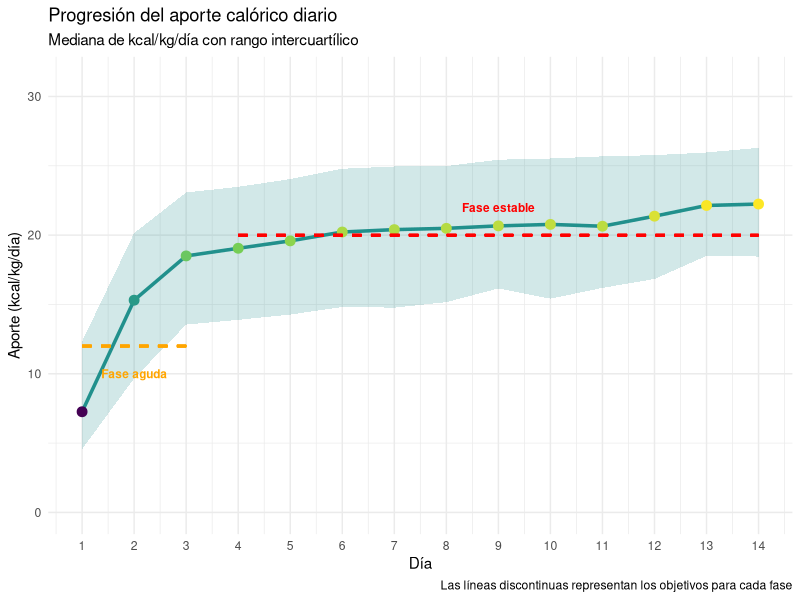
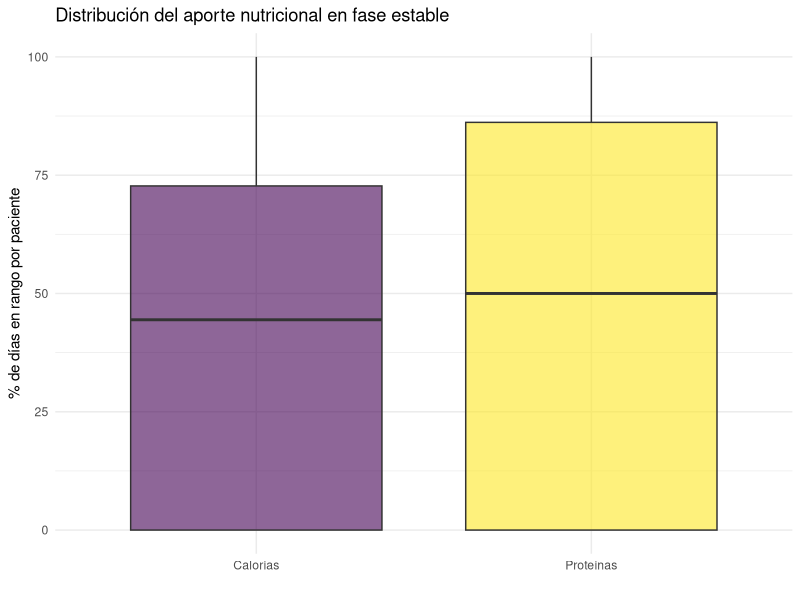
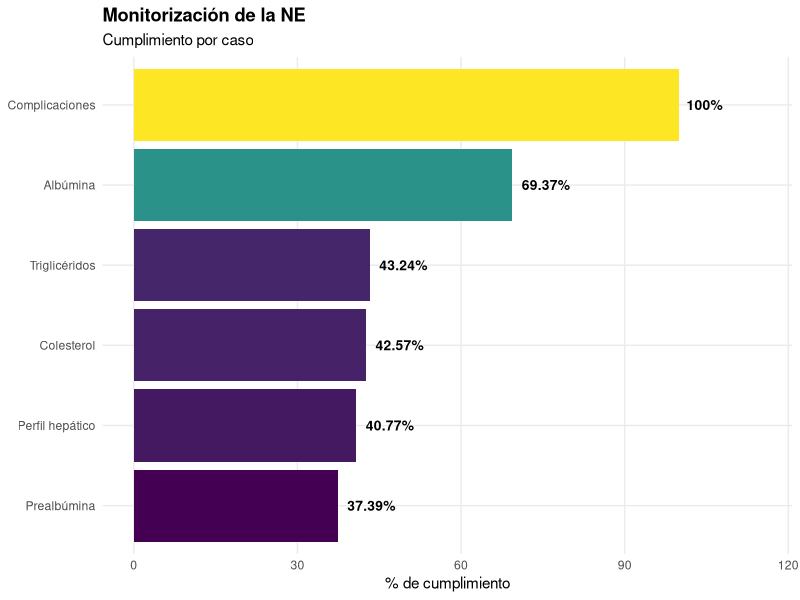

Source code (R) for these figures, in order:
## ---- chunk 1
require(knitr)

opts_chunk$set(echo = FALSE,
               warning = FALSE,
               message = FALSE,
               comment = "", 
               cache = TRUE,
               tidy = TRUE,
               prompt = FALSE,
               tidy.opts = list(width.cutoff = 72),
               fig.width = 7,
               fig.height = 6)

options(width = 75)

Sys.setlocale("LC_TIME", "C")
## ---- chunk 2
# ---- Instalación de paquetes ----
if (!require("haven")) {
  install.packages("haven")
}

library(haven)
library(dplyr)
library(lubridate)
library(knitr)
library(tidyr)
library(ggplot2)
## ---- chunk 3
# ---- Preparación de los datos ----

# Carga de datos
datos <- read_sav("ENPIC_BMI_525.sav")

# Valores faltantes
datos <- datos %>% filter(!is.na(FINICNE2) | !is.na(FINICNPT2))

# Corrección de errores
datos$FINICNPT2[datos$IDICOMEP == 4007] <- 
  datos$FINICNPT2[datos$IDICOMEP == 4007] - lubridate::years(90)

datos$TIPO_SN_Grupo[datos$IDICOMEP == 34006] <- 3
datos$TIPO_SN_Grupo[datos$IDICOMEP == 34007] <- 3
## ---- chunk 4
# ---- I1. Identificación de enfermos en riesgo nutricional ----

resumen_i1 <- datos %>%
  # 1. Filtrado de pacientes con estancia > 48 h
  filter(DIASUCI >= 2) %>% # Todos
  
  # 2. Cálculo del porcentaje y los IC
  summarise(
    Indicador = "1. Riesgo nutricional",
    Numerador = sum(!is.na(NUTRIC_Score)),
    Denominador = n(),
    `Resultado (%)` = round((Numerador / Denominador) * 100, 2),
    `IC 95% (inf – sup)` = 
      sprintf("(%.2f – %.2f)", 
              prop.test(Numerador, Denominador)$conf.int[1] * 100, 
              prop.test(Numerador, Denominador)$conf.int[2] * 100),
    Estándar = "100%"
  )
## ---- chunk 5
# ---- I2. Valoración del estado nutricional ----

resumen_i2 <- datos %>%
  # 1. Filtrado de pacientes con riesgo nutricional (NUTRIC Score > 5)
  filter(NUTRIC_Score >= 5) %>%
  
  # 2. Cálculo del porcentaje y los IC
  summarise(
    Indicador = "2. Estado nutricional",
    Numerador = sum(!is.na(VGSING2)),
    Denominador = n(),
    `Resultado (%)` = round((Numerador / Denominador) * 100, 2),
    `IC 95% (inf – sup)` = 
      sprintf("(%.2f – %.2f)", 
              prop.test(Numerador, Denominador)$conf.int[1] * 100, 
              prop.test(Numerador, Denominador)$conf.int[2] * 100),
    Estándar = "100%"
  )
## ---- chunk 6
# ---- I4. Adecuación del aporte calórico y proteico ----

# Cálculos adicionales
datos <- datos %>%
  mutate(
    # 1. Cálculo del peso ideal y del peso ajustado
    Peso_ideal = 25 * (TALLA^2),
    Peso_ajustado = (PESOACT - Peso_ideal) * 0.33 + Peso_ideal,
    
    # 2. Peso a utilizar según IMC
    Peso_calculo = if_else(BMI < 30, PESOACT, Peso_ajustado),
    
    # 3. Media del aporte calórico los 3 primeros días
    Media_cal_aguda = 
      rowMeans(pick(num_range("CALORIA", 1:3)), na.rm = TRUE) / Peso_calculo,
    
    # 4. Media del aporte calórico a partir del 4º día
    Media_cal_estable = 
      rowMeans(pick(num_range("CALORIA", 4:14)), na.rm = TRUE) / Peso_calculo,
    
    # 3. Media del aporte proteico los 3 primeros días
    Media_prot_aguda = 
      rowMeans(pick(num_range("PROT", 1:3)), na.rm = TRUE) / Peso_calculo,
    
    # 4. Media del aporte proteico a partir del 4º día
    Media_prot_estable = 
      rowMeans(pick(num_range("PROT", 4:14)), na.rm = TRUE) / Peso_calculo
  )

# Aporte calórico
resumen_i4_cal <- datos %>%
  # 1. Filtrado de pacientes con datos en fase estable
  filter(!is.na(Media_cal_estable)) %>%
  
  # 2. Cálculo del porcentaje y los IC
  summarise(
    Indicador = "4a. Aporte calórico",
    Numerador = sum(Media_cal_estable >= 20 & Media_cal_estable <= 30, 
                    na.rm = TRUE),
    Denominador = n(),
    `Resultado (%)` = round((Numerador / Denominador) * 100, 2),
    `IC 95% (inf – sup)` = 
      sprintf("(%.2f – %.2f)", 
              prop.test(Numerador, Denominador)$conf.int[1] * 100, 
              prop.test(Numerador, Denominador)$conf.int[2] * 100),
    Estándar = ">80%"
  )

# Aporte proteico
resumen_i4_prot <- datos %>%
  # 1. Filtrado de pacientes con datos en fase estable
  filter(!is.na(Media_prot_estable)) %>%
  
  # 2. Cálculo del porcentaje y los IC
  summarise(
    Indicador = "4b. Aporte proteico",
    Numerador = sum(Media_prot_estable >= 0.8 * 1.3, na.rm = TRUE),
    Denominador = n(),
    `Resultado (%)` = round((Numerador / Denominador) * 100, 2),
    `IC 95% (inf – sup)` = 
      sprintf("(%.2f – %.2f)", 
              prop.test(Numerador, Denominador, p = 0.8)$conf.int[1] * 100, 
              prop.test(Numerador, Denominador, p = 0.8)$conf.int[2] * 100),
    Estándar = ">80%"
  )

resumen_i4 <- bind_rows(resumen_i4_cal, resumen_i4_prot)
rm(resumen_i4_cal, resumen_i4_prot)
## ---- chunk 7
#' Análisis del error en el aporte nutricional
#' 
#' Clasifica las observaciones en cuatro categorías según un intervalo de
#' referencia y devuelve una tabla formatada con `knitr::kable`.
#'
#' @param datos Un \code{data.frame} o \code{tibble} que contiene los datos.
#' @param columna El nombre de la columna a analizar (sin comillas).
#' @param valor_inf Numérico. Límite inferior del intervalo de referencia.
#' @param valor_sup Numérico. Límite superior del intervalo de referencia.
#' @param etiqueta Cadena de texto (opcional). El nombre de la variable que
#' aparecerá en el título de la tabla. Por defecto es "variable".
#'
#' @returns Una tabla objeto \code{knitr_kable} con el resumen de fercuencias
#' y porcentajes por categoría
#' 
#' @importFrom dplyr %>% filter mutate case_when group_by summarise n
#' @importFrom knitr kable
#' @export
#'
#' @examples
#' \dontrun{
#' # Ejemplo de uso con datos hipotéticos
#' analisis_error(df, media_calorias, 25, 30, "Calorías")
#' }
analisis_error <- function(datos, columna, valor_inf, valor_sup, 
                           etiqueta = "variable") {
  
  # Intervalo de referencia
  intervalo_ref <- paste0(valor_inf, " - ", valor_sup)
  
  error <- datos %>%
    # 1. Filtrado de pacientes con datos en la fase de estudio
    filter(!is.na({{ columna }})) %>%
    
    # 2. Casos de error
    mutate(
      Categoria = case_when(
        {{ columna }} < (0.6 * valor_inf) ~ "Hiponutrición (<60%)",
        {{ columna }} >= (0.6 * valor_inf) & {{ columna }} < (0.8 * valor_inf) ~ 
          "Borderline (60-80%)",
        {{ columna }} >= (0.8 * valor_inf) & {{ columna }} <= (1.1 * valor_sup) ~ 
          "Aporte adecuado (80-110%)",
        {{ columna }} > (1.1 * valor_sup) ~ "Hipernutrición (>110%)"
        ),
    
      Categoria = factor(Categoria, levels = c(
        "Hiponutrición (<60%)",
        "Borderline (60-80%)",
        "Aporte adecuado (80-110%)",
        "Hipernutrición (>110%)"
        ))
      ) %>%
  
    # 3. Resumen
    group_by(Categoria) %>%
    summarise(
      Total_grupo = n(),
      .groups = "drop"
      ) %>%
    mutate(
      Porcentaje = round((Total_grupo / sum(Total_grupo)) * 100, 2)
    )
  
  return(kable(error,
               col.names = c("Categoría", "Nº de pacientes", "%"),
               caption = paste0(
                 "Análisis de: **", etiqueta,
                 "** | Intervalo de referencia: ", intervalo_ref
               )))
}

# Tablas
analisis_error(datos = datos, columna = Media_cal_aguda,
               valor_inf = 15, valor_sup = 20,
               etiqueta = "aporte calórico en fase aguda (kcal/kg/día)")
analisis_error(datos = datos, columna = Media_cal_estable,
               valor_inf = 25, valor_sup = 30,
               etiqueta = "aporte calórico en fase estable (kcal/kg/día)")
analisis_error(datos = datos, columna = Media_prot_aguda,
               valor_inf = 0.8, valor_sup = 1.2,
               etiqueta = "aporte proteico en fase aguda (g/kg/día)")
analisis_error(datos = datos, columna = Media_prot_estable,
               valor_inf = 1.3, valor_sup = 1.5,
               etiqueta = "aporte proteico en fase estable (g/kg/día)")
## ---- chunk 8
# Progresión del aporte nutricional
progresion_calorias <- datos %>%
  select(Peso_calculo, starts_with("CALORIA")) %>%
  pivot_longer(
    cols = starts_with("CALORIA"),
    names_to = "Día",
    names_prefix = "CALORIA",
    values_to = "kcal"
  ) %>%
  mutate(
    Dia = as.numeric(Día),
    kcal_kg = kcal / Peso_calculo
  ) %>%
  filter(!is.na(kcal_kg)) %>%
  
  group_by(Día) %>%
  summarise(
    Mediana = median(kcal_kg, na.rm = TRUE),
    P25 = quantile(kcal_kg, 0.25, na.rm = TRUE),
    P75 = quantile(kcal_kg, 0.75, na.rm = TRUE),
    .groups = "drop"
  )

progresion_calorias$Día <- as.numeric(as.character(progresion_calorias$Día))

# Gráfico de progresión temporal
ggplot(progresion_calorias, aes(x = Día, y = Mediana)) +
  # 1. Sombreado del error estándar
  geom_ribbon(aes(ymin = P25, ymax = P75),
              fill = "#21908CFF", alpha = 0.2) +
  
  # 2. Línea de tendencia principal y puntos
  geom_line(color = "#21908CFF", size = 1.2) +
  geom_point(aes(color = Mediana), size = 3) +
  
  # 3. Líneas de objetivo
  geom_segment(aes(x = 1, xend = 3, y = 12, yend = 12),
               linetype = "dashed", color = "orange", size = 0.8) +
  geom_segment(aes(x = 4, xend = 14, y = 20, yend = 20),
               linetype = "dashed", color = "red", size = 0.8) +
  
  # 4. Paleta de colores
  scale_color_viridis_c(option = "viridis", guide = "none") +
  scale_x_continuous(breaks = 1:14) +
  scale_y_continuous(limits = c(
    0, max(progresion_calorias$P75, na.rm = TRUE) + 5
  )) +
  theme_minimal() +
  
  # 5. Texto y etiquetas
  labs(
    title = "Progresión del aporte calórico diario",
    subtitle = "Mediana de kcal/kg/día con rango intercuartílico",
    x = "Día",
    y = "Aporte (kcal/kg/día)",
    caption = "Las líneas discontinuas representan los objetivos para cada fase"
  ) +
  
  # 6. Anotaciones
  annotate("text", x = 2, y = 10, label = "Fase aguda", color = "orange",
           fontface = "bold", size = 3) +
  annotate("text", x = 9, y = 22, label = "Fase estable", color = "red",
           fontface = "bold", size = 3)
## ---- chunk 9
# Días dentro del rango objetivo (calorías)
datos <- datos %>%
  rowwise %>%
  mutate(
    # Días con datos (no NA)
    n_dias_cal = sum(!is.na(c_across(CALORIA4:CALORIA14))),
    
    # Días dentro del rango
    n_dias_rango_cal = sum(
      (c_across(CALORIA4:CALORIA14) / Peso_calculo) >= 20 &
        (c_across(CALORIA4:CALORIA14) / Peso_calculo) <= 30,
      na.rm = TRUE
    ),
    
    # Porcentaje de cumplimiento
    cumplimiento_cal = if_else(n_dias_cal > 0,
                           (n_dias_rango_cal / n_dias_cal) * 100,
                           NA_real_)
  ) %>%
  ungroup()

# Días dentro del rango objetivo (proteínas)
datos <- datos %>% 
  rowwise %>%
  mutate(
    # Días con datos (no NA)
    n_dias_prot = sum(!is.na(c_across(PROT4:PROT14))),
    
    # Días dentro del rango
    n_dias_rango_prot = sum(
      (c_across(PROT4:PROT14) / Peso_calculo) >= 0.8 * 1.3,
      na.rm = TRUE
    ),
    
    # Porcentaje de cumplimiento
    cumplimiento_prot = if_else(n_dias_prot > 0,
                           (n_dias_rango_prot / n_dias_prot) * 100,
                           NA_real_)
  ) %>%
  ungroup()

# Boxplot
datos_boxplot <- datos %>%
  select(cumplimiento_cal, cumplimiento_prot) %>%
  pivot_longer(cols = everything(),
               names_to = "Indicador",
               values_to = "Porcentaje") %>%
  mutate(Indicador = recode(Indicador,
                            "cumplimiento_cal" = "Calorías",
                            "cumplimiento_prot" = "Proteínas")) %>%
  filter(!is.na(Porcentaje))

ggplot(datos_boxplot, aes(x = Indicador, y = Porcentaje, fill = Indicador)) +
  geom_boxplot(alpha = 0.6) +
  scale_fill_viridis_d(option = "viridis") +
  labs(title = "Distribución del aporte nutricional en fase estable",
       y = "% de días en rango por paciente",
       x = "") +
  theme_minimal() +
  theme(legend.position = "none")
## ---- chunk 10
# Para inferencia: tabla de contingencia fase aguda - fase estable
## ---- chunk 11
# ---- I6. Nutrición enteral precoz ----

resumen_i6 <- datos %>%
  # 1. Filtrado de pacientes con NE o NE-NPT e indicación de NE
  filter(TIPO_SN_Grupo %in% c(1, 3), !is.na(INDICA_NE)) %>%
  
  # 2. Cálculo del porcentaje y los IC
  summarise(
    Indicador = "6. NE precoz",
    Numerador = sum(SN_Menos48h == 1),
    Denominador = n(),
    `Resultado (%)` = round((Numerador / Denominador) * 100, 2),
    `IC 95% (inf – sup)` = 
      sprintf("(%.2f – %.2f)", 
              prop.test(Numerador, Denominador)$conf.int[1] * 100, 
              prop.test(Numerador, Denominador)$conf.int[2] * 100),
    Estándar = "100%"
  )
## ---- chunk 12
# ---- I7. Uso adecuado de NPT ----

resumen_i7 <- datos %>%
  # 1. Filtrado de pacientes que reciben NPT
  filter(!is.na(FINICNPT2)) %>%
  
  # 2. Cálculo del porcentaje y los IC
  summarise(
    Indicador = "7. NPT adecuada",
    Numerador = sum(!is.na(INDICA_NTP) | !is.na(INDICA_NTP_PocoAporte)),
    Denominador = n(),
    `Resultado (%)` = round((Numerador / Denominador) * 100, 2),
    `IC 95% (inf – sup)` = 
      sprintf("(%.2f – %.2f)", 
              prop.test(Numerador, Denominador, 0.9)$conf.int[1] * 100, 
              prop.test(Numerador, Denominador, 0.9)$conf.int[2] * 100),
    Estándar = ">90%"
  )
## ---- chunk 13
# ---- I8. Adecuación temporal de la NPC ----

resumen_i8 <- datos %>%
  # 1. Pacientes con NE o NE-NPT y valores registradps del 4º día 
  filter(TIPO_SN_Grupo %in% c(1, 3), !is.na(CALORIA4), !is.na(PROT4)) %>%
  
  # 2. Pacientes con <60% del aporte nutricional
  filter(CALORIA4 < (15 * Peso_calculo) | PROT4 < (0.8 * Peso_calculo)) %>%
  
  # 3. Tiempo hasta inicio de NPC
  mutate(
    FINICNE2 = ymd_hms(FINICNE2),
    FINICNPT2 = ymd_hms(FINICNPT2),
    dias_npc = as.numeric(difftime(FINICNPT2, FINICNE2, units = "days"))
  ) %>%
  
  # 4. Cálculo del porcentaje y los IC
  summarise(
    Indicador = "8. NPC adecuada",
    Numerador = sum(dias_npc <= 5, na.rm = TRUE),
    Denominador = n(),
    `Resultado (%)` = round((Numerador / Denominador) * 100, 2),
    `IC 95% (inf – sup)` = 
      sprintf("(%.2f – %.2f)", 
              prop.test(Numerador, Denominador, 0.9)$conf.int[1] * 100, 
              prop.test(Numerador, Denominador, 0.9)$conf.int[2] * 100),
    Estándar = ">90%"
  )
## ---- chunk 14
# ---- I9. Monitorización de la NE ----

resumen_i9 <- datos %>%
  # 1. Filtrado de pacientes con NE
  filter(!is.na(FINICNE2)) %>%
  
  # 2. Registro de complicaciones
  mutate(
    Reg_comp = if_else(
      !is.na(PVRGM100) & !is.na(PDANE) & !is.na(PCLOSTDIF) & 
        !is.na(PVOMITO) & !is.na(PBRONCOAS) & !is.na(PISQUINT), 
      1, 0, missing = 0
    )
  ) %>%
  
  # 3. Cumplimiento de controles
  mutate(
    # Triglicéridos
    Reg_trig = case_when(
      TIPO_SN_Grupo %in% c(1, 3) & TOTALNE2 >= 14 ~ 
        !is.na(TRIGLI7) & !is.na(TRIGLIA),
      TIPO_SN_Grupo %in% c(1, 3) & TOTALNE2 < 14 ~ 
        !is.na(TRIGLI7) | !is.na(TRIGLIA),
      TRUE ~ !is.na(TRIGLIA)
    ),
    
    # Colesterol
    Reg_col = case_when(
      TIPO_SN_Grupo %in% c(1, 3) & TOTALNE2 >= 14 ~ 
        !is.na(COLESTER7) & !is.na(COLESTERA),
      TIPO_SN_Grupo %in% c(1, 3) & TOTALNE2 < 14 ~ 
        !is.na(COLESTER7) | !is.na(COLESTERA),
      TRUE ~ !is.na(COLESTERA)
    ),
    
    # Albúmina
    Reg_alb = case_when(
      TIPO_SN_Grupo %in% c(1, 3) & TOTALNE2 >= 14 ~ 
        !is.na(ALBUMIN7) & !is.na(ALBUMINAA),
      TIPO_SN_Grupo %in% c(1, 3) & TOTALNE2 < 14 ~ 
        !is.na(ALBUMIN7) | !is.na(ALBUMINAA),
      TRUE ~ !is.na(ALBUMINAA)
    ),
    
    # Prealbúmina
    Reg_prealb = case_when(
      TIPO_SN_Grupo %in% c(1, 3) & TOTALNE2 >= 14 ~ 
        !is.na(PREALBU7) & !is.na(PREALBUA),
      TIPO_SN_Grupo %in% c(1, 3) & TOTALNE2 < 14 ~ 
        !is.na(PREALBU7) | !is.na(PREALBUA),
      TRUE ~ !is.na(PREALBUA)
    ),
    
    # Perfil hepático
    Reg_perf = case_when(
      TIPO_SN_Grupo %in% c(1, 3) & TOTALNE2 >= 14 ~
        !is.na(FALCALI7) & !is.na(FILIRUB7) & !is.na(GAMGT7) &
        !is.na(GOT7) & !is.na(GPT7) & !is.na(PROTT7) &
        !is.na(FALCALIA) & !is.na(FILIRUBA) & !is.na(GAMGTA) &
        !is.na(GOTA) & !is.na(GPTA) & !is.na(PROTTA),
      TIPO_SN_Grupo %in% c(1, 3) & TOTALNE2 < 14 ~ 
        (!is.na(FALCALI7) & !is.na(FILIRUB7) & !is.na(GAMGT7) &
           !is.na(GOT7) & !is.na(GPT7) & !is.na(PROTT7)) |
        (!is.na(FALCALIA) & !is.na(FILIRUBA) & !is.na(GAMGTA) &
           !is.na(GOTA) & !is.na(GPTA) & !is.na(PROTTA)),
      TRUE ~
        !is.na(FALCALIA) & !is.na(FILIRUBA) & !is.na(GAMGTA) &
        !is.na(GOTA) & !is.na(GPTA) & !is.na(PROTTA)
    )
  ) %>%
  
  # 4. Resumen de la monitorización
  mutate(
    Monitorizacion = if_else(
      Reg_comp == 1 & Reg_trig  & Reg_col  & Reg_alb  & Reg_prealb  & Reg_perf,
      1, 0, missing = 0
    )
  ) %>%
  
  # 5. Cálculo del porcentaje y los IC
  summarise(
    Indicador = "9. Monitorización NE",
    Numerador = sum(Monitorizacion == 1),
    Denominador = n(),
    `Resultado (%)` = round((Numerador / Denominador) * 100, 2),
    `IC 95% (inf – sup)` = 
      sprintf("(%.2f – %.2f)", 
              prop.test(Numerador, Denominador)$conf.int[1] * 100, 
              prop.test(Numerador, Denominador)$conf.int[2] * 100),
    Estándar = "100%"
  )
## ---- chunk 15
# Cálculo de porcentajes por control
datos_monitorizacion <- datos %>%
  # 1. Filtrado de pacientes con NE
  filter(!is.na(FINICNE2)) %>%
  
  # 2. Registro de complicaciones
  mutate(
    Reg_comp = if_else(
      !is.na(PVRGM100) & !is.na(PDANE) & !is.na(PCLOSTDIF) & 
        !is.na(PVOMITO) & !is.na(PBRONCOAS) & !is.na(PISQUINT), 
      1, 0, missing = 0
    )
  ) %>%
  
  # 3. Cumplimiento de controles
  mutate(
    # Triglicéridos
    Reg_trig = case_when(
      TIPO_SN_Grupo %in% c(1, 3) & TOTALNE2 >= 14 ~ 
        !is.na(TRIGLI7) & !is.na(TRIGLIA),
      TIPO_SN_Grupo %in% c(1, 3) & TOTALNE2 < 14 ~ 
        !is.na(TRIGLI7) | !is.na(TRIGLIA),
      TRUE ~ !is.na(TRIGLIA)
    ),
    
    # Colesterol
    Reg_col = case_when(
      TIPO_SN_Grupo %in% c(1, 3) & TOTALNE2 >= 14 ~ 
        !is.na(COLESTER7) & !is.na(COLESTERA),
      TIPO_SN_Grupo %in% c(1, 3) & TOTALNE2 < 14 ~ 
        !is.na(COLESTER7) | !is.na(COLESTERA),
      TRUE ~ !is.na(COLESTERA)
    ),
    
    # Albúmina
    Reg_alb = case_when(
      TIPO_SN_Grupo %in% c(1, 3) & TOTALNE2 >= 14 ~ 
        !is.na(ALBUMIN7) & !is.na(ALBUMINAA),
      TIPO_SN_Grupo %in% c(1, 3) & TOTALNE2 < 14 ~ 
        !is.na(ALBUMIN7) | !is.na(ALBUMINAA),
      TRUE ~ !is.na(ALBUMINAA)
    ),
    
    # Prealbúmina
    Reg_prealb = case_when(
      TIPO_SN_Grupo %in% c(1, 3) & TOTALNE2 >= 14 ~ 
        !is.na(PREALBU7) & !is.na(PREALBUA),
      TIPO_SN_Grupo %in% c(1, 3) & TOTALNE2 < 14 ~ 
        !is.na(PREALBU7) | !is.na(PREALBUA),
      TRUE ~ !is.na(PREALBUA)
    ),
    
    # Perfil hepático
    Reg_perf = case_when(
      TIPO_SN_Grupo %in% c(1, 3) & TOTALNE2 >= 14 ~
        !is.na(FALCALI7) & !is.na(FILIRUB7) & !is.na(GAMGT7) &
        !is.na(GOT7) & !is.na(GPT7) & !is.na(PROTT7) &
        !is.na(FALCALIA) & !is.na(FILIRUBA) & !is.na(GAMGTA) &
        !is.na(GOTA) & !is.na(GPTA) & !is.na(PROTTA),
      TIPO_SN_Grupo %in% c(1, 3) & TOTALNE2 < 14 ~ 
        (!is.na(FALCALI7) & !is.na(FILIRUB7) & !is.na(GAMGT7) &
           !is.na(GOT7) & !is.na(GPT7) & !is.na(PROTT7)) |
        (!is.na(FALCALIA) & !is.na(FILIRUBA) & !is.na(GAMGTA) &
           !is.na(GOTA) & !is.na(GPTA) & !is.na(PROTTA)),
      TRUE ~
        !is.na(FALCALIA) & !is.na(FILIRUBA) & !is.na(GAMGTA) &
        !is.na(GOTA) & !is.na(GPTA) & !is.na(PROTTA)
    )
  ) %>%
  
  # 4. Resumen de la monitorización
  mutate(
    Monitorizacion = if_else(
      Reg_comp == 1 & Reg_trig  & Reg_col  & Reg_alb  & Reg_prealb  & Reg_perf,
      1, 0, missing = 0
    )
  ) %>%
  
  # 5. Datos para el gráfico
  summarise(
    Complicaciones = mean(Reg_comp, na.rm = TRUE) * 100,
    Triglicéridos = mean(Reg_trig, na.rm = TRUE) * 100,
    Colesterol = mean(Reg_col, na.rm = TRUE) * 100,
    Albúmina = mean(Reg_alb, na.rm = TRUE) * 100,
    Prealbúmina = mean(Reg_prealb, na.rm = TRUE) * 100,
    `Perfil hepático` = mean(Reg_perf, na.rm = TRUE) * 100
  ) %>%
  
  pivot_longer(
    cols = everything(), names_to = "Control", values_to = "Porcentaje"
  )

# Gráfico de barras
ggplot(datos_monitorizacion, aes(x = reorder(Control, Porcentaje), 
                                 y = Porcentaje,
                                 fill = Porcentaje)) +
  geom_bar(stat = "identity", show.legend = FALSE) +
  scale_fill_viridis_c(option = "viridis") +
  coord_flip() +
  labs(
    title = "Monitorización de la NE",
    subtitle = "Cumplimiento por caso",
    x = NULL,
    y = "% de cumplimiento"
  ) +
  theme_minimal() +
  theme(
    panel.grid.minor = element_blank(),
    plot.title = element_text(face = "bold")
  ) +
  geom_text(aes(label = paste0(round(Porcentaje, 2), "%")),
            hjust = -0.2, size = 3.5, fontface = "bold") +
  ylim(0, 115)

# Pacientes con NE o NE-NPT y >=14 días de NE: 2 controles (día 7 y alta)
# Pacientes con NE o NE-NPT y <14 días de NE: 1 control (día 7 o alta)
# Pacientes con NPT-NE: 1 control (alta)
## ---- chunk 16
# ---- I12. Disfunción hepática asociada a la NP ----

resumen_i12 <- datos %>%
  # 1. Filtrado de pacientes que reciben NPT durante al menos 7 días
  filter(TOTALNPT22 >= 7) %>%
  
  # 2. Pacientes con disfunción hepática según grupo
  mutate(
    Colestasis = case_when(
      TIPO_SN_Grupo %in% c(2, 4) ~ 
        (FALCALI7 > 280 | GAMGT7 > 50 | FILIRUB7 > 1.2 |
           FALCALIA > 280 | GAMGTA > 50 | FILIRUBA > 1.2),
      TRUE ~ (FALCALIA > 280 | GAMGTA > 50 | FILIRUBA > 1.2)
    ),
    
    Necrosis = case_when(
      TIPO_SN_Grupo %in% c(2, 4) ~
        ((GOT7 > 40 | GPT7 > 42) & (FILIRUB7 > 1.2 | INR7 > 1.4)) |
        ((GOTA > 40 | GPTA > 42) & (FILIRUBA > 1.2 | INRA > 1.4)),
      TRUE ~ ((GOTA > 40 | GPTA > 42) & (FILIRUBA > 1.2 | INRA > 1.4))
    ),
    
    Lesion_mixta = case_when(
      TIPO_SN_Grupo %in% c(2, 4) ~
        ((FALCALIA > 280 | GAMGTA > 50) & (GOTA > 40 | GPTA > 42)) |
        ((FALCALIA > 280 | GAMGTA > 50) & (GOTA > 40 | GPTA > 42)),
      TRUE ~ ((FALCALIA > 280 | GAMGTA > 50) & (GOTA > 40 | GPTA > 42))
    ),
    
    DHANP = if_else(Colestasis | Necrosis | Lesion_mixta, 1, 0)
  ) %>%
  
  # 3. Cálculo del porcentaje y los IC
  summarise(
    Indicador = "12. DHANP",
    Numerador = sum(DHANP == 1, na.rm = TRUE),
    Denominador = n(),
    `Resultado (%)` = round((Numerador / Denominador) * 100, 2),
    `IC 95% (inf – sup)` = 
      sprintf("(%.2f – %.2f)", 
              prop.test(Numerador, Denominador, 0.2)$conf.int[1] * 100, 
              prop.test(Numerador, Denominador, 0.2)$conf.int[2] * 100),
    Estándar = "<20%"
  )
## ---- chunk 17
# DHANP por diagnóstico
tipo_dhanp <- datos %>%
  # 1. Filtrado de pacientes que reciben NPT durante al menos 7 días
  filter(TOTALNPT22 >= 7) %>%
  
  # 2. Pacientes con disfunción hepática según grupo
  mutate(
    Colestasis = case_when(
      TIPO_SN_Grupo %in% c(2, 4) ~ 
        (FALCALI7 > 280 | GAMGT7 > 50 | FILIRUB7 > 1.2 |
           FALCALIA > 280 | GAMGTA > 50 | FILIRUBA > 1.2),
      TRUE ~ (FALCALIA > 280 | GAMGTA > 50 | FILIRUBA > 1.2)
    ),
    
    Necrosis = case_when(
      TIPO_SN_Grupo %in% c(2, 4) ~
        ((GOT7 > 40 | GPT7 > 42) & (FILIRUB7 > 1.2 | INR7 > 1.4)) |
        ((GOTA > 40 | GPTA > 42) & (FILIRUBA > 1.2 | INRA > 1.4)),
      TRUE ~ ((GOTA > 40 | GPTA > 42) & (FILIRUBA > 1.2 | INRA > 1.4))
    ),
    
    Lesion_mixta = case_when(
      TIPO_SN_Grupo %in% c(2, 4) ~
        ((FALCALIA > 280 | GAMGTA > 50) & (GOTA > 40 | GPTA > 42)) |
        ((FALCALIA > 280 | GAMGTA > 50) & (GOTA > 40 | GPTA > 42)),
      TRUE ~ ((FALCALIA > 280 | GAMGTA > 50) & (GOTA > 40 | GPTA > 42))
    ),
    
    DHANP = if_else(Colestasis | Necrosis | Lesion_mixta, 1, 0)
  ) %>%
  
  summarise(
   Colestasis = round(mean(Colestasis, na.rm = TRUE) * 100, 2),
   Necrosis = round(mean(Necrosis, na.rm = TRUE) * 100, 2),
   Mixta = round(mean(Lesion_mixta, na.rm = TRUE) * 100, 2)
  )

kable(tipo_dhanp)
## ---- chunk 18
# ---- Tabla resumen ----

# Tabla de indicadores
tabla_indicadores <- bind_rows(resumen_i1, resumen_i2, resumen_i4, resumen_i6,
                               resumen_i7, resumen_i8, resumen_i9, resumen_i12)

kable(tabla_indicadores)
